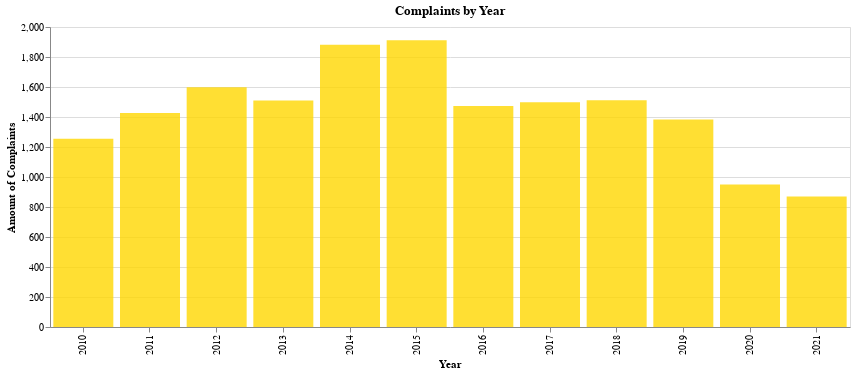

Here is the notebook cell this chart was saved with:
### Code cell
pop_years_chart = alt.Chart(pop_years).mark_bar().encode(
    x=alt.X('year:O', title='Year'),
    y=alt.Y('petition_id', title='Amount of Complaints'),
    tooltip=[alt.Tooltip('petition_id', title='Amount of Complaints')]
).properties(
    title='Complaints by Year',
    width=800,
    height=300
).configure_bar(
    opacity=0.8,
    color='gold'
)
pop_years_chart

### Figure 1 — Vega-Lite specification as saved in the notebook (floating-point values rounded to 4 significant figures)
{"config": {"view": {"continuousWidth": 400, "continuousHeight": 300}, "bar": {"color": "gold", "opacity": 0.8}}, "data": {"name": "data-e97dc8909c02f9f7f4f2437734eff36a"}, "mark": "bar", "encoding": {"tooltip": [{"field": "petition_id", "title": "Amount of Complaints", "type": "quantitative"}], "x": {"field": "year", "title": "Year", "type": "ordinal"}, "y": {"field": "petition_id", "title": "Amount of Complaints", "type": "quantitative"}}, "height": 300, "title": "Complaints by Year", "width": 800, "$schema": "https://vega.github.io/schema/vega-lite/v4.17.0.json", "datasets": {"data-e97dc8909c02f9f7f4f2437734eff36a": [{"year": 2015, "petition_id": 1912}, {"year": 2014, "petition_id": 1881}, {"year": 2012, "petition_id": 1598}, {"year": 2018, "petition_id": 1511}, {"year": 2013, "petition_id": 1510}, {"year": 2017, "petition_id": 1499}, {"year": 2016, "petition_id": 1473}, {"year": 2011, "petition_id": 1427}, {"year": 2019, "petition_id": 1383}, {"year": 2010, "petition_id": 1255}, {"year": 2020, "petition_id": 950}, {"year": 2021, "petition_id": 870}]}}
